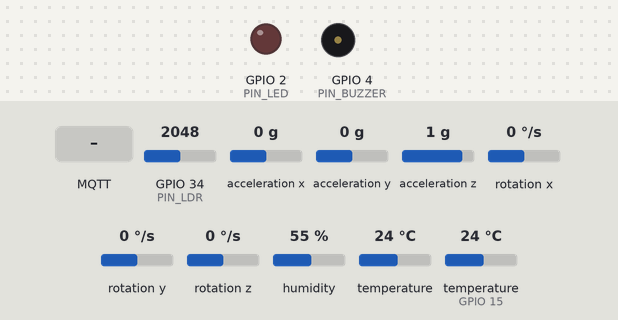
Recording of a sketch running on a simulated ESP32. Shown: output pins drawn as LEDs (lit = HIGH), buzzer (waves = sounding). Inputs (shaded band) come from the test bench; at power-on: temperature (sensor on GPIO 15) 24 °C, acceleration x 0 g, GPIO 34 (PIN_LDR) = 2048, acceleration y 0 g, acceleration z 1 g, rotation x 0 °/s, rotation y 0 °/s, rotation z 0 °/s, humidity 55 %, temperature 24 °C. WiFi joins after 1.5 s; servers stay silent unless stated; random numbers use the default seed unless the sketch sets one; no MQTT or app messages arrive unless stated; what the sketch prints to the serial monitor is not drawn.

Above: at 3.2 s.
3.3 s: temperature (sensor on GPIO 15) set to 8.6 °C
15.1 s: temperature (sensor on GPIO 15) set to 7.5 °C
At 20.8 s:
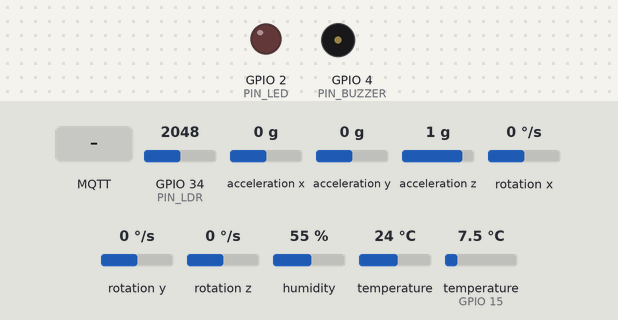
21.5 s: acceleration x set to -1.4 g
31.5 s: GPIO 34 (PIN_LDR) set to 2866
41.5 s: MQTT message "alert" arrives on the first subscribed topic
At 42.8 s:
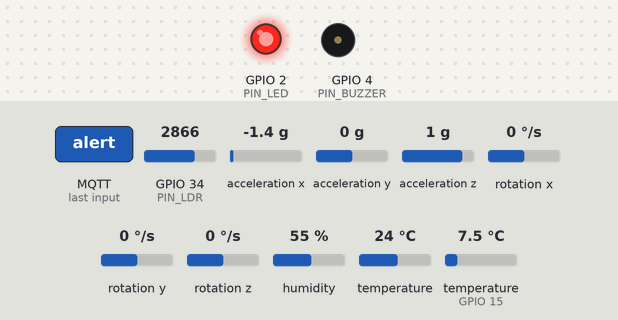
43.0 s: acceleration y set to -0.9 g
51.2 s: acceleration y set to -1.2 g
At 60.1 s:
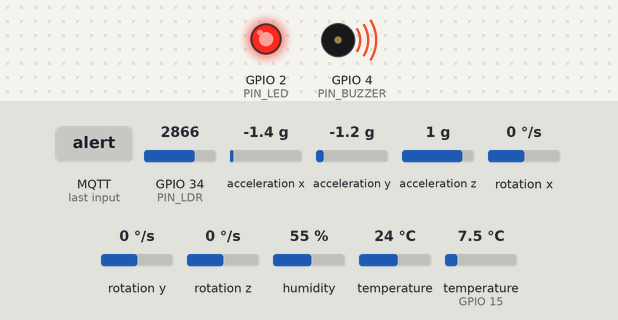
Timing chart, 0 to 61.7 s (numbered marks = the images above; inputs shaded):
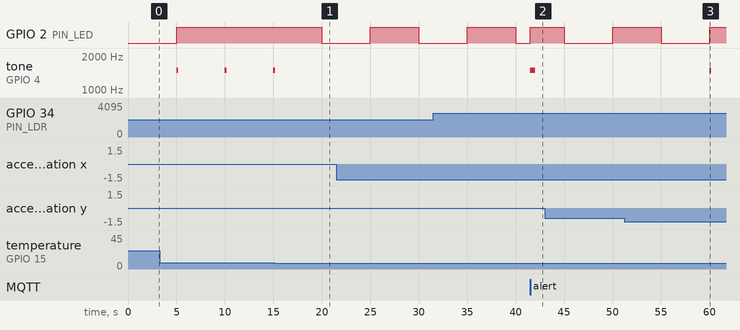

Measured:
- the behaviour switches between -1 and -1.1 g on acceleration y (found by bisection; images 2 and 3)
- after the input at 15.1 s, GPIO 2 (PIN_LED): HIGH → LOW after 4.9 s
- after the input at 41.5 s, GPIO 2 (PIN_LED): LOW → HIGH at once; tone on GPIO 4 (PIN_BUZZER): silent → 1500 Hz at once, → silent 0.50 s later
- after the input at 51.2 s, tone on GPIO 4 (PIN_BUZZER): silent → 1500 Hz after 8.8 s, → silent 0.20 s later
- by itself, tone on GPIO 4 (PIN_BUZZER): alternates 1500 Hz for 0.20 s and silent for 4.8 s

The sketch:

sketch.ino
```cpp
/*
 * ============================================================
 *  OrbitStock - Sistema de gestao de carga para Capsula Dragon
 *  Entrega Edge Computing - FIAP Global Solution 2026
 * ============================================================
 *
 *  Autores:
 *    - Enrico Dellatorre  RM566824
 *    - Gustavo Hiruo      RM567625
 *
 *  Disciplina: Edge Computing & Computer Systems
 *  Turma     : 1ESPA - Engenharia de Software
 *  Data      : Maio/2026
 *
 *  Descricao:
 *    Firmware do ESP32 simulado no Wokwi que representa o
 *    sistema embarcado de monitoramento do compartimento M-03
 *    (medico refrigerado) da Capsula Dragon C209.
 *
 *    Publica telemetria MQTT (Ultralight 2.0) para o FIWARE
 *    IoT Agent UL hospedado na VM Azure, e assina o topico
 *    de comando para receber acoes do centro de controle.
 *
 *  Pipeline:
 *    ESP32 -> MQTT -> Mosquitto -> IoT Agent UL -> Orion
 * ============================================================
 */

#include <Wire.h>
#include <WiFi.h>
#include <PubSubClient.h>
#include <DHT.h>
#include <Adafruit_MPU6050.h>
#include <Adafruit_Sensor.h>

// =====================================================
// CORES ANSI (renderizadas pelo Serial Monitor do Wokwi)
// =====================================================
#define ANSI_RESET   "\033[0m"
#define ANSI_BOLD    "\033[1m"
#define ANSI_DIM     "\033[2m"
#define ANSI_RED     "\033[31m"
#define ANSI_GREEN   "\033[32m"
#define ANSI_YELLOW  "\033[33m"
#define ANSI_BLUE    "\033[34m"
#define ANSI_CYAN    "\033[36m"
#define ANSI_WHITE   "\033[37m"
#define ANSI_GRAY    "\033[90m"
#define ANSI_BG_RED  "\033[41m"

// =====================================================
// CONFIGURACAO DE REDE E FIWARE
// =====================================================
const char* WIFI_SSID   = "Wokwi-GUEST";
const char* WIFI_PASS   = "";

const char* MQTT_BROKER = "158.23.61.7";              // IP publico da VM Azure
const int   MQTT_PORT   = 1883;
const char* API_KEY     = "4jggokgpepnvsb2uv4s40d59ov";
const char* DEVICE_ID   = "compartment_m03";

char TOPIC_PUB[80];
char TOPIC_CMD[80];

// =====================================================
// IDENTIDADE LOGICA
// =====================================================
const char* SPACECRAFT_ID    = "DRAGON-C209";
const char* MISSION_ID       = "CRS-31";
const char* COMPARTMENT_ID   = "M-03";
const char* COMPARTMENT_NAME = "Medico refrigerado";

// =====================================================
// PINAGEM
// =====================================================
#define PIN_DHT     15
#define PIN_LED      2
#define PIN_BUZZER   4
#define PIN_LDR     34

// =====================================================
// FAIXA OPERACIONAL DO COMPARTIMENTO M-03
// =====================================================
const float TEMP_MIN          = 2.0;
const float TEMP_MAX          = 8.0;
const float HUMIDITY_MAX      = 80.0;
const float IMPACT_G_MAX      = 2.0;
const int   LDR_LIMIAR_ABERTURA = 2000;
const unsigned long INTERVALO_LEITURA_MS = 5000;

// =====================================================
// OBJETOS GLOBAIS
// =====================================================
DHT dht(PIN_DHT, DHT22);
Adafruit_MPU6050 mpu;
WiFiClient espClient;
PubSubClient mqtt(espClient);

unsigned long ultimaLeitura = 0;
unsigned long contadorLeituras = 0;
unsigned long tempoInicio = 0;

// =====================================================
// HELPERS DE EXIBICAO
// =====================================================

// Barra ASCII [=====-----] colorida por severidade (0=verde, 1=amarelo, 2=vermelho)
void desenharBarra(float valor, float minVal, float maxVal, int severidade) {
  const int LARGURA = 10;
  float pct = (valor - minVal) / (maxVal - minVal);
  if (pct < 0) pct = 0;
  if (pct > 1) pct = 1;
  int preenchidos = (int)(pct * LARGURA + 0.5);

  const char* cor;
  switch (severidade) {
    case 2:  cor = ANSI_RED;    break;
    case 1:  cor = ANSI_YELLOW; break;
    default: cor = ANSI_GREEN;  break;
  }

  Serial.print("[");
  Serial.print(cor);
  for (int i = 0; i < preenchidos; i++) Serial.print("=");
  Serial.print(ANSI_GRAY);
  for (int i = preenchidos; i < LARGURA; i++) Serial.print("-");
  Serial.print(ANSI_RESET);
  Serial.print("]");
}

// T+HH:MM:SS desde o boot
void imprimirUptime() {
  unsigned long s = (millis() - tempoInicio) / 1000;
  unsigned long h = s / 3600; s %= 3600;
  unsigned long m = s / 60;   s %= 60;
  char buf[16];
  snprintf(buf, sizeof(buf), "T+%02lu:%02lu:%02lu", h, m, s);
  Serial.print(buf);
}

// Cabecalho do painel
void imprimirCabecalho() {
  Serial.println();
  Serial.print(ANSI_BOLD); Serial.print(ANSI_CYAN);
  Serial.println("============================================");
  Serial.print  ("  ORBITSTOCK | "); Serial.print(MISSION_ID);
  Serial.print  (" | "); Serial.print(SPACECRAFT_ID);
  Serial.print  (" | "); Serial.println(COMPARTMENT_ID);
  Serial.println("============================================");
  Serial.print(ANSI_RESET);
}

// =====================================================
// CALLBACK DE COMANDOS (cloud -> edge)
// =====================================================
void onMqttMessage(char* topic, byte* payload, unsigned int length) {
  String msg;
  for (unsigned int i = 0; i < length; i++) msg += (char)payload[i];

  Serial.println();
  Serial.print(ANSI_BOLD); Serial.print(ANSI_CYAN);
  Serial.println("  >> COMANDO RECEBIDO DO CENTRO DE CONTROLE");
  Serial.print(ANSI_RESET); Serial.print(ANSI_DIM);
  Serial.print("     topic: "); Serial.println(topic);
  Serial.print("     msg  : "); Serial.println(msg);
  Serial.print(ANSI_RESET);

  if (msg.indexOf("alert") >= 0) {
    digitalWrite(PIN_LED, HIGH);
    tone(PIN_BUZZER, 1500, 500);
    Serial.print(ANSI_BG_RED); Serial.print(ANSI_BOLD);
    Serial.print(" ALERTA ATIVADO REMOTAMENTE ");
    Serial.println(ANSI_RESET);
    Serial.println("     -> LED on, buzzer on");
  }
  if (msg.indexOf("ack") >= 0) {
    digitalWrite(PIN_LED, LOW);
    noTone(PIN_BUZZER);
    Serial.print(ANSI_GREEN); Serial.print(ANSI_BOLD);
    Serial.print(" ALERTA RECONHECIDO ");
    Serial.println(ANSI_RESET);
    Serial.println("     -> Atuadores desligados");
  }
  Serial.println();
}

// =====================================================
// CONEXAO WIFI
// =====================================================
void conectarWiFi() {
  Serial.print(ANSI_DIM); Serial.print("  Conectando ao WiFi ");
  Serial.print(WIFI_SSID); Serial.print(" ");
  WiFi.begin(WIFI_SSID, WIFI_PASS);
  while (WiFi.status() != WL_CONNECTED) {
    delay(300);
    Serial.print(".");
  }
  Serial.print(ANSI_RESET); Serial.print(ANSI_GREEN);
  Serial.print(" [OK]");
  Serial.print(ANSI_RESET); Serial.print(ANSI_DIM);
  Serial.print(" IP: "); Serial.println(WiFi.localIP());
  Serial.print(ANSI_RESET);
}

// =====================================================
// CONEXAO MQTT
// =====================================================
void conectarMQTT() {
  while (!mqtt.connected()) {
    Serial.print(ANSI_DIM);
    Serial.print("  Conectando ao FIWARE ");
    Serial.print(MQTT_BROKER); Serial.print(":"); Serial.print(MQTT_PORT);
    Serial.print(" ... ");

    String clientId = String(DEVICE_ID) + "-" + String(random(0xffff), HEX);
    if (mqtt.connect(clientId.c_str())) {
      Serial.print(ANSI_RESET); Serial.print(ANSI_GREEN);
      Serial.println("[OK]");
      Serial.print(ANSI_RESET); Serial.print(ANSI_DIM);
      Serial.print("  Inscrito em "); Serial.println(TOPIC_CMD);
      Serial.print(ANSI_RESET);
      mqtt.subscribe(TOPIC_CMD);
    } else {
      Serial.print(ANSI_RESET); Serial.print(ANSI_RED);
      Serial.print("[FAIL rc="); Serial.print(mqtt.state()); Serial.println("]");
      Serial.print(ANSI_RESET);
      delay(2000);
    }
  }
}

// =====================================================
// SETUP
// =====================================================
void setup() {
  Serial.begin(115200);
  delay(500);

  snprintf(TOPIC_PUB, sizeof(TOPIC_PUB), "/%s/%s/attrs", API_KEY, DEVICE_ID);
  snprintf(TOPIC_CMD, sizeof(TOPIC_CMD), "/%s/%s/cmd",   API_KEY, DEVICE_ID);

  imprimirCabecalho();
  Serial.print(ANSI_DIM);
  Serial.print("  Compartimento : "); Serial.print(COMPARTMENT_ID);
  Serial.print(" ("); Serial.print(COMPARTMENT_NAME); Serial.println(")");
  Serial.print("  Faixa segura  : "); Serial.print(TEMP_MIN, 1);
  Serial.print(" a "); Serial.print(TEMP_MAX, 1); Serial.println(" C");
  Serial.print("  Umidade max   : "); Serial.print(HUMIDITY_MAX, 0); Serial.println(" %");
  Serial.println("  --------------------------------------------");
  Serial.print(ANSI_RESET);

  pinMode(PIN_LED, OUTPUT);
  pinMode(PIN_BUZZER, OUTPUT);

  dht.begin();
  Serial.print(ANSI_DIM);
  Serial.print("  Inicializando sensores ");
  if (!mpu.begin()) {
    Serial.print(ANSI_RESET); Serial.print(ANSI_RED);
    Serial.println("[MPU6050 FAIL]");
  } else {
    mpu.setAccelerometerRange(MPU6050_RANGE_4_G);
    Serial.print(ANSI_RESET); Serial.print(ANSI_GREEN);
    Serial.println("[OK]");
  }
  Serial.print(ANSI_RESET);

  conectarWiFi();
  mqtt.setServer(MQTT_BROKER, MQTT_PORT);
  mqtt.setCallback(onMqttMessage);
  conectarMQTT();

  Serial.print(ANSI_BOLD); Serial.print(ANSI_GREEN);
  Serial.println();
  Serial.println("  >> SISTEMA OPERACIONAL - TELEMETRIA ATIVA <<");
  Serial.print(ANSI_RESET);
  Serial.println();

  tempoInicio = millis();
}

// =====================================================
// LOOP PRINCIPAL
// =====================================================
void loop() {
  if (!mqtt.connected()) conectarMQTT();
  mqtt.loop();

  if (millis() - ultimaLeitura < INTERVALO_LEITURA_MS) return;
  ultimaLeitura = millis();
  contadorLeituras++;

  // --- LEITURAS ---
  float temp = dht.readTemperature();
  float umid = dht.readHumidity();
  if (isnan(temp)) temp = 5.0;
  if (isnan(umid)) umid = 50.0;

  sensors_event_t a, g, t;
  mpu.getEvent(&a, &g, &t);
  float impacto_g = sqrt(
    a.acceleration.x * a.acceleration.x +
    a.acceleration.y * a.acceleration.y +
    a.acceleration.z * a.acceleration.z
  ) / 9.81;

  static int picosSeguidos = 0;
  if (impacto_g > IMPACT_G_MAX) picosSeguidos++; else picosSeguidos = 0;
  bool impactoDetectado = picosSeguidos >= 2;

  int  luz = analogRead(PIN_LDR);
  bool aberto = luz > LDR_LIMIAR_ABERTURA;

  // --- CLASSIFICACAO POR ATRIBUTO ---
  int sevTemp = 0;
  if (temp > TEMP_MAX || temp < TEMP_MIN) sevTemp = 2;
  else if (temp > TEMP_MAX - 1.0 || temp < TEMP_MIN + 1.0) sevTemp = 1;

  int sevUmid = (umid > HUMIDITY_MAX) ? 1 : 0;
  int sevImp  = impactoDetectado ? 2 : (impacto_g > IMPACT_G_MAX * 0.8 ? 1 : 0);
  int sevLuz  = aberto ? 1 : 0;

  // --- SEVERIDADE GERAL ---
  const char* severity = "nominal";
  int sevGeral = 0;
  if (sevTemp == 2 || sevImp == 2) { severity = "critical"; sevGeral = 2; }
  else if (sevUmid == 1 || sevLuz == 1 || sevTemp == 1) { severity = "warning"; sevGeral = 1; }

  // --- ATUADORES LOCAIS ---
  if (sevGeral == 2) {
    digitalWrite(PIN_LED, HIGH);
    tone(PIN_BUZZER, 1500, 200);
  } else if (sevGeral == 1) {
    digitalWrite(PIN_LED, !digitalRead(PIN_LED));
  } else {
    digitalWrite(PIN_LED, LOW);
    noTone(PIN_BUZZER);
  }

  // --- REIMPRIME CABECALHO A CADA 10 LEITURAS ---
  if (contadorLeituras > 1 && (contadorLeituras - 1) % 10 == 0) {
    imprimirCabecalho();
  }

  // --- PAINEL DA LEITURA ---
  Serial.println();
  Serial.print(ANSI_BOLD); Serial.print("[#");
  Serial.print(contadorLeituras); Serial.print("]  ");
  Serial.print(ANSI_RESET); Serial.print(ANSI_DIM);
  imprimirUptime();
  Serial.print("   STATUS=");
  Serial.print(mqtt.connected() ? "ONLINE" : "OFFLINE");
  Serial.print("  UPLINK=");
  Serial.println(WiFi.status() == WL_CONNECTED ? "OK" : "DOWN");
  Serial.print(ANSI_RESET);

  // TEMP
  Serial.print("  TEMP    ");
  desenharBarra(temp, TEMP_MIN, TEMP_MAX + 2.0, sevTemp);
  Serial.print("  ");
  if (sevTemp == 2) Serial.print(ANSI_RED);
  else if (sevTemp == 1) Serial.print(ANSI_YELLOW);
  else Serial.print(ANSI_GREEN);
  Serial.print(temp, 1); Serial.print(" C");
  Serial.print(ANSI_RESET); Serial.print(ANSI_GRAY);
  Serial.print("   (limite: "); Serial.print(TEMP_MAX, 1); Serial.println(" C)");
  Serial.print(ANSI_RESET);

  // UMIDADE
  Serial.print("  UMID    ");
  desenharBarra(umid, 0, 100, sevUmid);
  Serial.print("  ");
  if (sevUmid >= 1) Serial.print(ANSI_YELLOW); else Serial.print(ANSI_GREEN);
  Serial.print(umid, 1); Serial.print(" %");
  Serial.print(ANSI_RESET); Serial.print(ANSI_GRAY);
  Serial.print("   (limite: "); Serial.print(HUMIDITY_MAX, 0); Serial.println(" %)");
  Serial.print(ANSI_RESET);

  // IMPACTO
  Serial.print("  IMPACT  ");
  desenharBarra(impacto_g, 0, IMPACT_G_MAX * 1.5, sevImp);
  Serial.print("  ");
  if (sevImp == 2) Serial.print(ANSI_RED);
  else if (sevImp == 1) Serial.print(ANSI_YELLOW);
  else Serial.print(ANSI_GREEN);
  Serial.print(impacto_g, 2); Serial.print(" g");
  Serial.print(ANSI_RESET); Serial.print(ANSI_GRAY);
  Serial.print("   (seguro: <"); Serial.print(IMPACT_G_MAX, 1); Serial.println(" g)");
  Serial.print(ANSI_RESET);

  // LUMINOSIDADE
  Serial.print("  LUZ     ");
  desenharBarra(luz, 0, 4095, sevLuz);
  Serial.print("  ");
  if (sevLuz >= 1) Serial.print(ANSI_YELLOW); else Serial.print(ANSI_GREEN);
  Serial.print(luz);
  Serial.print(ANSI_RESET); Serial.print(ANSI_GRAY);
  Serial.print("    ("); Serial.print(aberto ? "ABERTO" : "fechado"); Serial.println(")");
  Serial.print(ANSI_RESET);

  // STATUS GERAL
  Serial.println();
  if (sevGeral == 2) {
    Serial.print(ANSI_BG_RED); Serial.print(ANSI_BOLD);
    Serial.print(" >> CRITICAL ");
    Serial.print(ANSI_RESET); Serial.print(ANSI_RED);
    if (sevTemp == 2) Serial.println(" - temperatura fora da faixa segura");
    else if (sevImp == 2) Serial.println(" - impacto acima do limite");
    Serial.println("     LED on, buzzer on, terra notificada");
    Serial.print(ANSI_RESET);
  } else if (sevGeral == 1) {
    Serial.print(ANSI_YELLOW); Serial.print(ANSI_BOLD);
    Serial.print(" >> WARNING");
    Serial.print(ANSI_RESET); Serial.print(ANSI_YELLOW);
    Serial.println(" - atencao recomendada");
    Serial.print(ANSI_RESET);
  } else {
    Serial.print(ANSI_GREEN); Serial.print(ANSI_BOLD);
    Serial.print(" >> NOMINAL");
    Serial.print(ANSI_RESET); Serial.print(ANSI_DIM);
    Serial.println(" - todos parametros normais");
    Serial.print(ANSI_RESET);
  }

  // PAYLOAD ULTRALIGHT
  char payload[200];
  snprintf(payload, sizeof(payload),
    "t|%.1f|h|%.1f|g|%.2f|l|%d|o|%s|s|%s",
    temp, umid, impacto_g, luz,
    aberto ? "true" : "false",
    severity);

  bool ok = mqtt.publish(TOPIC_PUB, payload);

  Serial.print(ANSI_DIM);
  Serial.print(" >> TX ");
  Serial.print(ok ? "[OK] " : "[FAIL] ");
  Serial.println(payload);
  Serial.print(ANSI_RESET);
}
```
